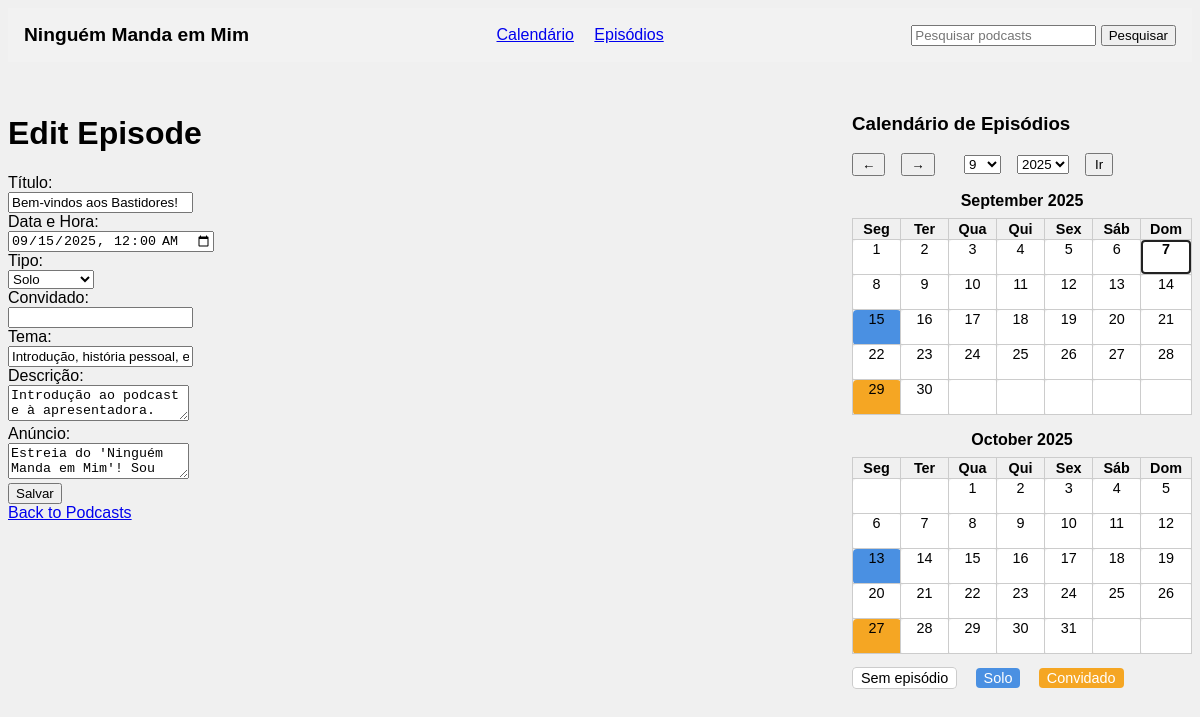
Page /episode/3/edit on the earlier database version.
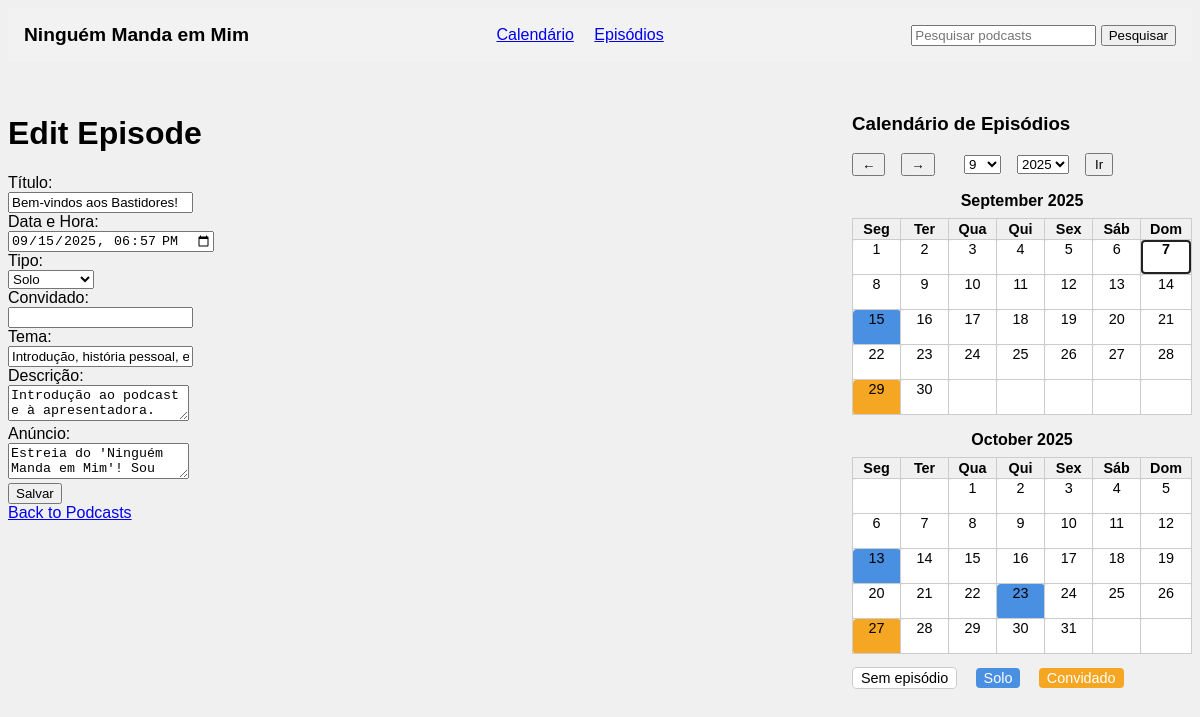
Same page on the later database version.
### tables this page shows
CREATE TABLE episodes (
        id INTEGER PRIMARY KEY AUTOINCREMENT,
        podcast_id INTEGER,
        title TEXT NOT NULL,
        description TEXT,
        scheduled_date TIMESTAMP,
        type TEXT,
        guest TEXT,
        theme TEXT,
        announcement TEXT,
        FOREIGN KEY(podcast_id) REFERENCES podcasts(id)
    );

### routes/podcast_routes.py (the view, shortened to what this page needs)
@podcast_bp.route('/episode/<int:id>/edit', methods=['GET', 'POST'])
def edit_episode(id):
    conn = sqlite3.connect(DB_PATH)
    cursor = conn.cursor()
    cursor.execute('SELECT id, podcast_id, scheduled_date, title, type, guest, theme, description, announcement FROM episodes WHERE id=?', (id,))
    row = cursor.fetchone()
    conn.close()
    if not row:
        return render_template('edit_episode.html', episode=None)
    episode = {
        'id': row[0],
        'podcast_id': row[1],
        'scheduled_date': row[2],
        'title': row[3],
        'type': row[4],
        'guest': row[5],
        'theme': row[6],
        'description': row[7],
        'announcement': row[8]
    }
    return render_template('edit_episode.html', episode=episode)

### app.py (called while the page is built)
@app.context_processor
def inject_today():
    return dict(today=date.today())

def jinja_strftime(value, fmt='%Y-%m-%d'):
    return value.strftime(fmt) if value else ''

### routes/podcast_routes.py (called while the page is built)
@podcast_bp.context_processor
def inject_calendar():
    from datetime import date
    today = date.today()
    offset = 0
    nav = request.args.get('calnav')
    jump_month = request.args.get('jump_month')
    jump_year = request.args.get('jump_year')
    if nav == 'prev':
        offset = int(request.args.get('offset', 0)) - 1
    elif nav == 'next':
        offset = int(request.args.get('offset', 0)) + 1
    elif nav == 'jump' and jump_month and jump_year:
        return {'calendar_months': get_calendar_data(0, jump_month, jump_year), 'offset': 0}
    else:
        offset = int(request.args.get('offset', 0))
    calendar_months = get_calendar_data(offset)
    return dict(calendar_months=calendar_months, offset=offset, today=today)

### templates/edit_episode.html (shortened to what this page needs)
<!DOCTYPE html>
<html lang="en">
<head>
    <link rel="stylesheet" href="/static/custom.css">
</head>
<body>
    {% include 'menu.html' %}
    <div style="display:flex; flex-direction:row; align-items:flex-start;">
        <div style="flex:1;">
            <h1>Edit Episode</h1>
            <form action="/episode/{{ episode.id }}/edit" method="post">
                <label>Título:</label><br>
                <input type="text" name="title" value="{{ episode.title }}" required><br>
                <label>Data e Hora:</label><br>
                {% set dt = episode.scheduled_date.split('T') %}
                {% set date_part = dt[0] %}
                {% set time_part = dt[1] if dt|length > 1 else '00:00' %}
                <input type="datetime-local" name="scheduled_date" value="{{ date_part }}T{{ time_part[:5] }}" required><br>
                <label>Tipo:</label><br>
                <select name="type">
                    <option value="solo"{% if episode.type == 'solo' %} selected{% endif %}>Solo</option>
                </select><br>
                <label>Convidado:</label><br>
                <input type="text" name="guest" value="{{ episode.guest }}"><br>
                <label>Tema:</label><br>
                <input type="text" name="theme" value="{{ episode.theme }}"><br>
                <label>Descrição:</label><br>
                <textarea name="description">{{ episode.description }}</textarea><br>
                <label>Anúncio:</label><br>
                <textarea name="announcement">{{ episode.announcement }}</textarea><br>
                <button type="submit">Salvar</button>
            </form>
            <a href="/">Back to Podcasts</a>
        </div>
        <div style="margin-left:2em;">
            {% include 'calendar.html' %}
        </div>
    </div>
</body>
</html>

### templates/calendar.html (shortened to what this page needs)
{% set colors = {'none': '#fff', 'solo': '#4a90e2', 'guest': '#f5a623'} %}
<div style="width:340px; margin-left:2em;">
    <h3>Calendário de Episódios</h3>
    <form method="get" action="" style="margin-bottom:1em; display:flex; gap:1em; align-items:center;">
        <button type="submit" name="calnav" value="prev" style="padding:2px 8px;">&#8592;</button>
        <button type="submit" name="calnav" value="next" style="padding:2px 8px;">&#8594;</button>
        <select name="jump_month" style="margin-left:1em;">
            {% for m in range(1,13) %}
            <option value="{{ m }}"{% if m == today.month %} selected{% endif %}>{{ m }}</option>
            {% endfor %}
        </select>
        <select name="jump_year">
            {% for y in range(today.year-2, today.year+3) %}
            <option value="{{ y }}"{% if y == today.year %} selected{% endif %}>{{ y }}</option>
            {% endfor %}
        </select>
        <button type="submit" name="calnav" value="jump" style="padding:2px 8px;">Ir</button>
    </form>
    <div style="display:block;">
        {% for month in calendar_months %}
        <table style="border-collapse:collapse; width:100%; margin-bottom:1em;">
            <caption style="font-weight:bold; margin-bottom:0.5em;">
                <a href="/calendar_view?mode=month&date={{ month['year'] }}-{{ '%02d' % month['num'] }}-01" style="color:inherit; text-decoration:none;">
                    {{ month['name'] }} {{ month['year'] }}
                </a>
            </caption>
            <thead>
                <tr>
                    {% for d in ['Seg', 'Ter', 'Qua', 'Qui', 'Sex', 'Sáb', 'Dom'] %}
                    <th style="padding:2px; font-size:0.9em; border:1px solid #ccc;">{{ d }}</th>
                    {% endfor %}
                </tr>
            </thead>
            <tbody>
                {% for week in month['weeks'] %}
                <tr>
                    {% for day in week %}
                    {% set info = day['info'] %}
                    {% set is_today = day['date'] and day['date'] == today %}
                    {% set cell_style = "width:32px; height:32px; text-align:center; background:%s; border:1px solid #ccc; border-radius:4px; font-size:0.9em;" % colors[info] %}
                    {% if is_today %}
                        {% set cell_style = cell_style + ' box-shadow:0 0 0 2px #222 inset; font-weight:bold;' %}
                    {% endif %}
                    <td style="{{ cell_style }}" title="{% if day['episode'] %}{{ day['episode'] }}{% endif %}">
                        {% if day['date'] %}
                            <a href="/calendar_view?mode=day&date={{ day['date']|strftime('%Y-%m-%d') }}" style="display:flex; align-items:center; justify-content:center; color:inherit; text-decoration:none; width:100%; height:100%;">
                                <span style="display:inline-block; width:100%; height:100%; text-align:center; vertical-align:middle;">{{ day['date'].day }}</span>
                            </a>
                        {% endif %}
                    </td>
                    {% endfor %}
                </tr>
                {% endfor %}
            </tbody>
        </table>
        {% endfor %}
    </div>
    <div style="margin-top:1em; font-size:0.9em;">
        <span style="background:#fff; padding:2px 8px; border:1px solid #ccc; border-radius:4px;">Sem episódio</span>
        <span style="background:#4a90e2; color:#fff; padding:2px 8px; border-radius:4px; margin-left:1em;">Solo</span>
        <span style="background:#f5a623; color:#fff; padding:2px 8px; border-radius:4px; margin-left:1em;">Convidado</span>
    </div>
</div>

Differences in the rows shown:
changed episodes "Bem-vindos aos Bastidores!": type (not shown) → "Solo"
added episodes: date.day "23"
Other differences:
form field scheduled_date: "09/15/2025 00:00" → "09/15/2025 18:57"
form field type: "Solo" → (not shown)
list line gone: "23"
